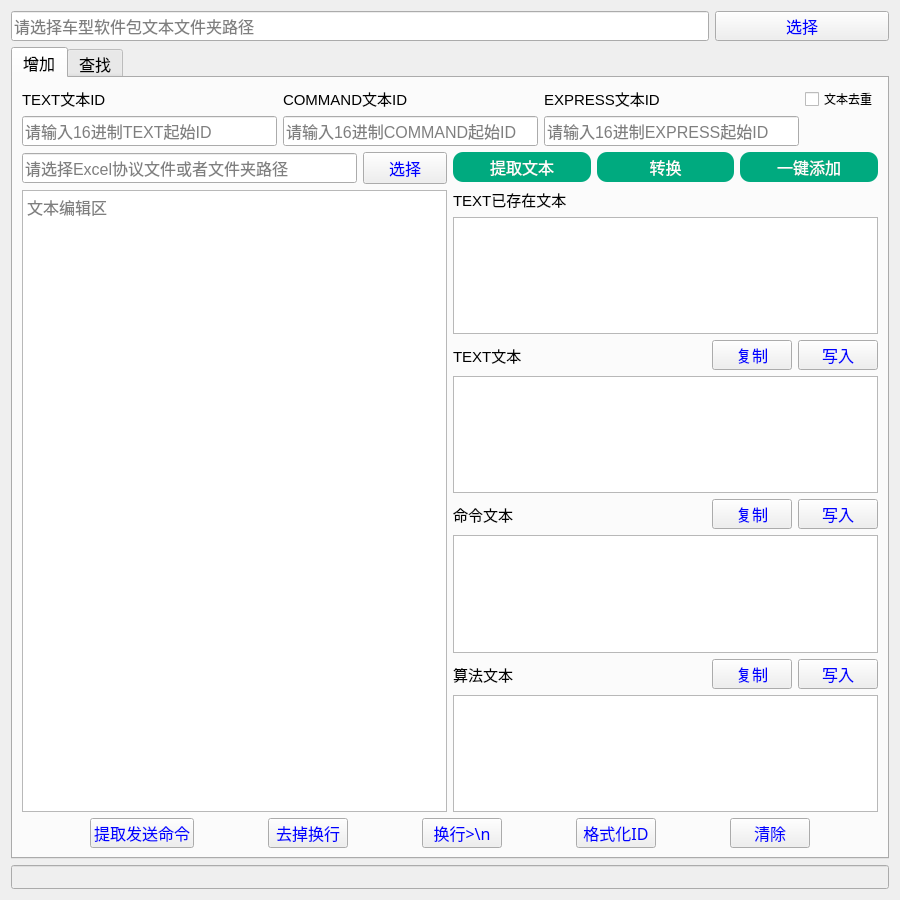
<?xml version="1.0" encoding="UTF-8"?>
<ui version="4.0">
 <class>Form</class>
 <widget class="QWidget" name="Form">
  <property name="geometry">
   <rect>
    <x>0</x>
    <y>0</y>
    <width>900</width>
    <height>900</height>
   </rect>
  </property>
  <property name="sizePolicy">
   <sizepolicy hsizetype="Minimum" vsizetype="Preferred">
    <horstretch>0</horstretch>
    <verstretch>0</verstretch>
   </sizepolicy>
  </property>
  <property name="font">
   <font>
    <family>宋体</family>
   </font>
  </property>
  <property name="windowTitle">
   <string>文本转换</string>
  </property>
  <property name="styleSheet">
   <string notr="true">QPushButton { 
    color: blue ;
    font-size:16px;
}
QPlainTextEdit{
	font-size:16px;	
}
#lineEdit{
	font-size:16px;	
}
QPushButton:hover{
	color: red;
}
QLabel{
	font-size:15px;	
}</string>
  </property>
  <layout class="QVBoxLayout" name="verticalLayout_4">
   <item>
    <layout class="QHBoxLayout" name="horizontalLayout_5">
     <item>
      <widget class="QLineEdit" name="lineEdit_2">
       <property name="enabled">
        <bool>true</bool>
       </property>
       <property name="sizePolicy">
        <sizepolicy hsizetype="Expanding" vsizetype="Fixed">
         <horstretch>8</horstretch>
         <verstretch>0</verstretch>
        </sizepolicy>
       </property>
       <property name="minimumSize">
        <size>
         <width>0</width>
         <height>30</height>
        </size>
       </property>
       <property name="font">
        <font>
         <pointsize>12</pointsize>
        </font>
       </property>
       <property name="mouseTracking">
        <bool>false</bool>
       </property>
       <property name="readOnly">
        <bool>false</bool>
       </property>
       <property name="placeholderText">
        <string>请选择车型软件包文本文件夹路径</string>
       </property>
      </widget>
     </item>
     <item>
      <widget class="QPushButton" name="pushButton_2">
       <property name="sizePolicy">
        <sizepolicy hsizetype="Minimum" vsizetype="Fixed">
         <horstretch>2</horstretch>
         <verstretch>0</verstretch>
        </sizepolicy>
       </property>
       <property name="minimumSize">
        <size>
         <width>0</width>
         <height>30</height>
        </size>
       </property>
       <property name="text">
        <string>选择</string>
       </property>
      </widget>
     </item>
    </layout>
   </item>
   <item>
    <widget class="QTabWidget" name="tabWidget">
     <property name="enabled">
      <bool>true</bool>
     </property>
     <property name="font">
      <font>
       <pointsize>12</pointsize>
      </font>
     </property>
     <property name="currentIndex">
      <number>0</number>
     </property>
     <property name="iconSize">
      <size>
       <width>16</width>
       <height>16</height>
      </size>
     </property>
     <widget class="QWidget" name="tab">
      <attribute name="title">
       <string>增加</string>
      </attribute>
      <layout class="QVBoxLayout" name="verticalLayout_3">
       <item>
        <layout class="QHBoxLayout" name="horizontalLayout">
         <item>
          <layout class="QVBoxLayout" name="verticalLayout_8">
           <item>
            <widget class="QLabel" name="label_4">
             <property name="text">
              <string>TEXT文本ID</string>
             </property>
            </widget>
           </item>
           <item>
            <widget class="QLineEdit" name="lineEdit">
             <property name="sizePolicy">
              <sizepolicy hsizetype="Expanding" vsizetype="Fixed">
               <horstretch>6</horstretch>
               <verstretch>0</verstretch>
              </sizepolicy>
             </property>
             <property name="minimumSize">
              <size>
               <width>0</width>
               <height>30</height>
              </size>
             </property>
             <property name="placeholderText">
              <string>请输入16进制TEXT起始ID</string>
             </property>
            </widget>
           </item>
          </layout>
         </item>
         <item>
          <layout class="QVBoxLayout" name="verticalLayout_9">
           <item>
            <widget class="QLabel" name="label_5">
             <property name="text">
              <string>COMMAND文本ID</string>
             </property>
            </widget>
           </item>
           <item>
            <widget class="QLineEdit" name="lineEdit_5">
             <property name="sizePolicy">
              <sizepolicy hsizetype="Expanding" vsizetype="Fixed">
               <horstretch>6</horstretch>
               <verstretch>0</verstretch>
              </sizepolicy>
             </property>
             <property name="minimumSize">
              <size>
               <width>0</width>
               <height>30</height>
              </size>
             </property>
             <property name="font">
              <font>
               <pointsize>12</pointsize>
              </font>
             </property>
             <property name="placeholderText">
              <string>请输入16进制COMMAND起始ID</string>
             </property>
            </widget>
           </item>
          </layout>
         </item>
         <item>
          <layout class="QVBoxLayout" name="verticalLayout_10">
           <item>
            <widget class="QLabel" name="label_11">
             <property name="text">
              <string>EXPRESS文本ID</string>
             </property>
            </widget>
           </item>
           <item>
            <widget class="QLineEdit" name="lineEdit_6">
             <property name="sizePolicy">
              <sizepolicy hsizetype="Expanding" vsizetype="Fixed">
               <horstretch>6</horstretch>
               <verstretch>0</verstretch>
              </sizepolicy>
             </property>
             <property name="minimumSize">
              <size>
               <width>0</width>
               <height>30</height>
              </size>
             </property>
             <property name="font">
              <font>
               <pointsize>12</pointsize>
              </font>
             </property>
             <property name="placeholderText">
              <string>请输入16进制EXPRESS起始ID</string>
             </property>
            </widget>
           </item>
          </layout>
         </item>
         <item>
          <layout class="QVBoxLayout" name="verticalLayout_11">
           <item>
            <widget class="QCheckBox" name="checkBox_11">
             <property name="text">
              <string>文本去重</string>
             </property>
            </widget>
           </item>
           <item>
            <spacer name="verticalSpacer">
             <property name="orientation">
              <enum>Qt::Vertical</enum>
             </property>
             <property name="sizeHint" stdset="0">
              <size>
               <width>20</width>
               <height>30</height>
              </size>
             </property>
            </spacer>
           </item>
          </layout>
         </item>
        </layout>
       </item>
       <item>
        <layout class="QHBoxLayout" name="horizontalLayout_6">
         <item>
          <layout class="QVBoxLayout" name="verticalLayout_2">
           <item>
            <layout class="QHBoxLayout" name="horizontalLayout_13">
             <item>
              <widget class="QLineEdit" name="lineEdit_11">
               <property name="enabled">
                <bool>true</bool>
               </property>
               <property name="sizePolicy">
                <sizepolicy hsizetype="Expanding" vsizetype="Fixed">
                 <horstretch>8</horstretch>
                 <verstretch>0</verstretch>
                </sizepolicy>
               </property>
               <property name="minimumSize">
                <size>
                 <width>0</width>
                 <height>30</height>
                </size>
               </property>
               <property name="font">
                <font>
                 <pointsize>12</pointsize>
                </font>
               </property>
               <property name="mouseTracking">
                <bool>false</bool>
               </property>
               <property name="text">
                <string/>
               </property>
               <property name="readOnly">
                <bool>false</bool>
               </property>
               <property name="placeholderText">
                <string>请选择Excel协议文件或者文件夹路径</string>
               </property>
              </widget>
             </item>
             <item>
              <widget class="QPushButton" name="pushButton_12">
               <property name="sizePolicy">
                <sizepolicy hsizetype="Minimum" vsizetype="Fixed">
                 <horstretch>2</horstretch>
                 <verstretch>0</verstretch>
                </sizepolicy>
               </property>
               <property name="minimumSize">
                <size>
                 <width>0</width>
                 <height>30</height>
                </size>
               </property>
               <property name="text">
                <string>选择</string>
               </property>
              </widget>
             </item>
            </layout>
           </item>
           <item>
            <widget class="QPlainTextEdit" name="plainTextEdit">
             <property name="font">
              <font>
               <family>宋体</family>
               <pointsize>-1</pointsize>
              </font>
             </property>
             <property name="tabChangesFocus">
              <bool>false</bool>
             </property>
             <property name="lineWrapMode">
              <enum>QPlainTextEdit::NoWrap</enum>
             </property>
             <property name="placeholderText">
              <string>文本编辑区</string>
             </property>
            </widget>
           </item>
          </layout>
         </item>
         <item>
          <layout class="QVBoxLayout" name="verticalLayout_13">
           <item>
            <layout class="QHBoxLayout" name="horizontalLayout_7">
             <item>
              <widget class="QPushButton" name="pushButton_13">
               <property name="sizePolicy">
                <sizepolicy hsizetype="Minimum" vsizetype="Fixed">
                 <horstretch>2</horstretch>
                 <verstretch>0</verstretch>
                </sizepolicy>
               </property>
               <property name="minimumSize">
                <size>
                 <width>0</width>
                 <height>30</height>
                </size>
               </property>
               <property name="font">
                <font>
                 <family>Agency FB</family>
                 <pointsize>-1</pointsize>
                </font>
               </property>
               <property name="styleSheet">
                <string notr="true">QPushButton{
	border-radius:10px;
	color: rgb(255, 255, 255);
	background-color: rgb(0, 170, 127);
}
QPushButton:hover{
	background-color: rgb(0, 198, 145);
}
QPushButton:pressed{
	background-color: rgb(0, 141, 103);
}</string>
               </property>
               <property name="text">
                <string>提取文本</string>
               </property>
              </widget>
             </item>
             <item>
              <widget class="QPushButton" name="pushButton">
               <property name="sizePolicy">
                <sizepolicy hsizetype="Minimum" vsizetype="Fixed">
                 <horstretch>2</horstretch>
                 <verstretch>0</verstretch>
                </sizepolicy>
               </property>
               <property name="minimumSize">
                <size>
                 <width>0</width>
                 <height>30</height>
                </size>
               </property>
               <property name="font">
                <font>
                 <family>Agency FB</family>
                 <pointsize>-1</pointsize>
                </font>
               </property>
               <property name="styleSheet">
                <string notr="true">QPushButton{
	border-radius:10px;
	color: rgb(255, 255, 255);
	background-color: rgb(0, 170, 127);
}
QPushButton:hover{
	background-color: rgb(0, 198, 145);
}
QPushButton:pressed{
	background-color: rgb(0, 141, 103);
}</string>
               </property>
               <property name="text">
                <string>转换</string>
               </property>
              </widget>
             </item>
             <item>
              <widget class="QPushButton" name="add_all">
               <property name="sizePolicy">
                <sizepolicy hsizetype="Minimum" vsizetype="Fixed">
                 <horstretch>2</horstretch>
                 <verstretch>0</verstretch>
                </sizepolicy>
               </property>
               <property name="minimumSize">
                <size>
                 <width>0</width>
                 <height>30</height>
                </size>
               </property>
               <property name="styleSheet">
                <string notr="true">QPushButton{
	border-radius:10px;
	color: rgb(255, 255, 255);
	background-color: rgb(0, 170, 127);
}
QPushButton:hover{
	background-color: rgb(0, 198, 145);
}
QPushButton:pressed{
	background-color: rgb(0, 141, 103);
}</string>
               </property>
               <property name="text">
                <string>一键添加</string>
               </property>
              </widget>
             </item>
            </layout>
           </item>
           <item>
            <layout class="QVBoxLayout" name="verticalLayout">
             <item>
              <widget class="QLabel" name="label_12">
               <property name="sizePolicy">
                <sizepolicy hsizetype="Preferred" vsizetype="Preferred">
                 <horstretch>3</horstretch>
                 <verstretch>0</verstretch>
                </sizepolicy>
               </property>
               <property name="text">
                <string>TEXT已存在文本</string>
               </property>
              </widget>
             </item>
             <item>
              <widget class="QTextEdit" name="textEdit_8">
               <property name="sizePolicy">
                <sizepolicy hsizetype="Expanding" vsizetype="Expanding">
                 <horstretch>0</horstretch>
                 <verstretch>0</verstretch>
                </sizepolicy>
               </property>
               <property name="font">
                <font>
                 <pointsize>12</pointsize>
                </font>
               </property>
               <property name="lineWrapMode">
                <enum>QTextEdit::NoWrap</enum>
               </property>
               <property name="placeholderText">
                <string/>
               </property>
              </widget>
             </item>
             <item>
              <layout class="QHBoxLayout" name="horizontalLayout_2">
               <item>
                <widget class="QLabel" name="label">
                 <property name="sizePolicy">
                  <sizepolicy hsizetype="Preferred" vsizetype="Preferred">
                   <horstretch>3</horstretch>
                   <verstretch>0</verstretch>
                  </sizepolicy>
                 </property>
                 <property name="text">
                  <string>TEXT文本</string>
                 </property>
                </widget>
               </item>
               <item>
                <widget class="QPushButton" name="copy_text">
                 <property name="sizePolicy">
                  <sizepolicy hsizetype="Fixed" vsizetype="Fixed">
                   <horstretch>1</horstretch>
                   <verstretch>0</verstretch>
                  </sizepolicy>
                 </property>
                 <property name="minimumSize">
                  <size>
                   <width>0</width>
                   <height>30</height>
                  </size>
                 </property>
                 <property name="text">
                  <string>复制</string>
                 </property>
                </widget>
               </item>
               <item>
                <widget class="QPushButton" name="add_text">
                 <property name="sizePolicy">
                  <sizepolicy hsizetype="Fixed" vsizetype="Fixed">
                   <horstretch>1</horstretch>
                   <verstretch>0</verstretch>
                  </sizepolicy>
                 </property>
                 <property name="minimumSize">
                  <size>
                   <width>0</width>
                   <height>30</height>
                  </size>
                 </property>
                 <property name="text">
                  <string>写入</string>
                 </property>
                </widget>
               </item>
              </layout>
             </item>
             <item>
              <widget class="QTextEdit" name="textEdit_2">
               <property name="sizePolicy">
                <sizepolicy hsizetype="Expanding" vsizetype="Expanding">
                 <horstretch>0</horstretch>
                 <verstretch>0</verstretch>
                </sizepolicy>
               </property>
               <property name="font">
                <font>
                 <pointsize>12</pointsize>
                </font>
               </property>
               <property name="lineWrapMode">
                <enum>QTextEdit::NoWrap</enum>
               </property>
               <property name="placeholderText">
                <string/>
               </property>
              </widget>
             </item>
             <item>
              <layout class="QHBoxLayout" name="horizontalLayout_3">
               <item>
                <widget class="QLabel" name="label_2">
                 <property name="sizePolicy">
                  <sizepolicy hsizetype="Preferred" vsizetype="Preferred">
                   <horstretch>3</horstretch>
                   <verstretch>0</verstretch>
                  </sizepolicy>
                 </property>
                 <property name="text">
                  <string>命令文本</string>
                 </property>
                </widget>
               </item>
               <item>
                <widget class="QPushButton" name="copy_cmd">
                 <property name="sizePolicy">
                  <sizepolicy hsizetype="Fixed" vsizetype="Fixed">
                   <horstretch>1</horstretch>
                   <verstretch>0</verstretch>
                  </sizepolicy>
                 </property>
                 <property name="minimumSize">
                  <size>
                   <width>0</width>
                   <height>30</height>
                  </size>
                 </property>
                 <property name="text">
                  <string>复制</string>
                 </property>
                </widget>
               </item>
               <item>
                <widget class="QPushButton" name="add_cmd">
                 <property name="sizePolicy">
                  <sizepolicy hsizetype="Fixed" vsizetype="Fixed">
                   <horstretch>1</horstretch>
                   <verstretch>0</verstretch>
                  </sizepolicy>
                 </property>
                 <property name="minimumSize">
                  <size>
                   <width>0</width>
                   <height>30</height>
                  </size>
                 </property>
                 <property name="text">
                  <string>写入</string>
                 </property>
                </widget>
               </item>
              </layout>
             </item>
             <item>
              <widget class="QTextEdit" name="textEdit_3">
               <property name="font">
                <font>
                 <pointsize>12</pointsize>
                </font>
               </property>
               <property name="lineWrapMode">
                <enum>QTextEdit::NoWrap</enum>
               </property>
               <property name="placeholderText">
                <string/>
               </property>
              </widget>
             </item>
             <item>
              <layout class="QHBoxLayout" name="horizontalLayout_4">
               <item>
                <widget class="QLabel" name="label_3">
                 <property name="sizePolicy">
                  <sizepolicy hsizetype="Preferred" vsizetype="Preferred">
                   <horstretch>3</horstretch>
                   <verstretch>0</verstretch>
                  </sizepolicy>
                 </property>
                 <property name="text">
                  <string>算法文本</string>
                 </property>
                </widget>
               </item>
               <item>
                <widget class="QPushButton" name="copy_exp">
                 <property name="sizePolicy">
                  <sizepolicy hsizetype="Fixed" vsizetype="Fixed">
                   <horstretch>1</horstretch>
                   <verstretch>0</verstretch>
                  </sizepolicy>
                 </property>
                 <property name="minimumSize">
                  <size>
                   <width>0</width>
                   <height>30</height>
                  </size>
                 </property>
                 <property name="text">
                  <string>复制</string>
                 </property>
                </widget>
               </item>
               <item>
                <widget class="QPushButton" name="add_exp">
                 <property name="sizePolicy">
                  <sizepolicy hsizetype="Fixed" vsizetype="Fixed">
                   <horstretch>1</horstretch>
                   <verstretch>0</verstretch>
                  </sizepolicy>
                 </property>
                 <property name="minimumSize">
                  <size>
                   <width>0</width>
                   <height>30</height>
                  </size>
                 </property>
                 <property name="text">
                  <string>写入</string>
                 </property>
                </widget>
               </item>
              </layout>
             </item>
             <item>
              <widget class="QTextEdit" name="textEdit_4">
               <property name="font">
                <font>
                 <pointsize>12</pointsize>
                </font>
               </property>
               <property name="lineWrapMode">
                <enum>QTextEdit::NoWrap</enum>
               </property>
               <property name="placeholderText">
                <string/>
               </property>
              </widget>
             </item>
            </layout>
           </item>
          </layout>
         </item>
        </layout>
       </item>
       <item>
        <layout class="QHBoxLayout" name="horizontalLayout_11">
         <item>
          <widget class="QPushButton" name="getCmmdButton">
           <property name="sizePolicy">
            <sizepolicy hsizetype="Fixed" vsizetype="Fixed">
             <horstretch>0</horstretch>
             <verstretch>0</verstretch>
            </sizepolicy>
           </property>
           <property name="minimumSize">
            <size>
             <width>0</width>
             <height>30</height>
            </size>
           </property>
           <property name="font">
            <font>
             <family>Agency FB</family>
             <pointsize>-1</pointsize>
            </font>
           </property>
           <property name="text">
            <string>提取发送命令</string>
           </property>
          </widget>
         </item>
         <item>
          <widget class="QPushButton" name="clearLineButton">
           <property name="sizePolicy">
            <sizepolicy hsizetype="Fixed" vsizetype="Fixed">
             <horstretch>0</horstretch>
             <verstretch>0</verstretch>
            </sizepolicy>
           </property>
           <property name="minimumSize">
            <size>
             <width>0</width>
             <height>30</height>
            </size>
           </property>
           <property name="font">
            <font>
             <family>Agency FB</family>
             <pointsize>-1</pointsize>
            </font>
           </property>
           <property name="text">
            <string>去掉换行</string>
           </property>
          </widget>
         </item>
         <item>
          <widget class="QPushButton" name="addLine">
           <property name="sizePolicy">
            <sizepolicy hsizetype="Fixed" vsizetype="Fixed">
             <horstretch>0</horstretch>
             <verstretch>0</verstretch>
            </sizepolicy>
           </property>
           <property name="minimumSize">
            <size>
             <width>0</width>
             <height>30</height>
            </size>
           </property>
           <property name="font">
            <font>
             <family>宋体</family>
             <pointsize>-1</pointsize>
            </font>
           </property>
           <property name="text">
            <string>换行&gt;\n</string>
           </property>
          </widget>
         </item>
         <item>
          <widget class="QPushButton" name="FormattingID">
           <property name="sizePolicy">
            <sizepolicy hsizetype="Fixed" vsizetype="Fixed">
             <horstretch>0</horstretch>
             <verstretch>0</verstretch>
            </sizepolicy>
           </property>
           <property name="minimumSize">
            <size>
             <width>0</width>
             <height>30</height>
            </size>
           </property>
           <property name="font">
            <font>
             <family>宋体</family>
             <pointsize>-1</pointsize>
            </font>
           </property>
           <property name="text">
            <string>格式化ID</string>
           </property>
          </widget>
         </item>
         <item>
          <widget class="QPushButton" name="clearButton">
           <property name="sizePolicy">
            <sizepolicy hsizetype="Fixed" vsizetype="Fixed">
             <horstretch>0</horstretch>
             <verstretch>0</verstretch>
            </sizepolicy>
           </property>
           <property name="minimumSize">
            <size>
             <width>0</width>
             <height>30</height>
            </size>
           </property>
           <property name="font">
            <font>
             <family>Agency FB</family>
             <pointsize>-1</pointsize>
            </font>
           </property>
           <property name="text">
            <string>清除</string>
           </property>
          </widget>
         </item>
        </layout>
       </item>
      </layout>
     </widget>
     <widget class="QWidget" name="tab_2">
      <attribute name="title">
       <string>查找</string>
      </attribute>
      <layout class="QVBoxLayout" name="verticalLayout_5">
       <item>
        <layout class="QHBoxLayout" name="horizontalLayout_8">
         <item>
          <widget class="QLineEdit" name="lineEdit_3">
           <property name="sizePolicy">
            <sizepolicy hsizetype="Expanding" vsizetype="Fixed">
             <horstretch>6</horstretch>
             <verstretch>0</verstretch>
            </sizepolicy>
           </property>
           <property name="minimumSize">
            <size>
             <width>0</width>
             <height>30</height>
            </size>
           </property>
           <property name="font">
            <font>
             <family>宋体</family>
             <pointsize>12</pointsize>
            </font>
           </property>
           <property name="placeholderText">
            <string>请输入查找内容</string>
           </property>
          </widget>
         </item>
         <item>
          <widget class="QPushButton" name="pushButton_3">
           <property name="sizePolicy">
            <sizepolicy hsizetype="Minimum" vsizetype="Fixed">
             <horstretch>2</horstretch>
             <verstretch>0</verstretch>
            </sizepolicy>
           </property>
           <property name="minimumSize">
            <size>
             <width>0</width>
             <height>30</height>
            </size>
           </property>
           <property name="font">
            <font>
             <family>宋体</family>
             <pointsize>-1</pointsize>
            </font>
           </property>
           <property name="text">
            <string>根据文本查找ID</string>
           </property>
          </widget>
         </item>
         <item>
          <widget class="QPushButton" name="pushButton_4">
           <property name="sizePolicy">
            <sizepolicy hsizetype="Minimum" vsizetype="Fixed">
             <horstretch>2</horstretch>
             <verstretch>0</verstretch>
            </sizepolicy>
           </property>
           <property name="minimumSize">
            <size>
             <width>0</width>
             <height>30</height>
            </size>
           </property>
           <property name="font">
            <font>
             <family>宋体</family>
             <pointsize>-1</pointsize>
            </font>
           </property>
           <property name="text">
            <string>根据ID查找文本</string>
           </property>
          </widget>
         </item>
        </layout>
       </item>
       <item>
        <widget class="QGroupBox" name="groupBox">
         <property name="sizePolicy">
          <sizepolicy hsizetype="Minimum" vsizetype="Preferred">
           <horstretch>0</horstretch>
           <verstretch>0</verstretch>
          </sizepolicy>
         </property>
         <property name="font">
          <font>
           <pointsize>12</pointsize>
          </font>
         </property>
         <property name="title">
          <string>设置</string>
         </property>
         <layout class="QHBoxLayout" name="horizontalLayout_9">
          <item>
           <widget class="QCheckBox" name="checkBox">
            <property name="font">
             <font>
              <pointsize>12</pointsize>
             </font>
            </property>
            <property name="text">
             <string>中文CN</string>
            </property>
            <property name="checked">
             <bool>true</bool>
            </property>
           </widget>
          </item>
          <item>
           <widget class="QCheckBox" name="checkBox_2">
            <property name="font">
             <font>
              <pointsize>12</pointsize>
             </font>
            </property>
            <property name="text">
             <string>英文EN</string>
            </property>
           </widget>
          </item>
          <item>
           <widget class="QComboBox" name="comboBox">
            <property name="sizePolicy">
             <sizepolicy hsizetype="MinimumExpanding" vsizetype="Fixed">
              <horstretch>0</horstretch>
              <verstretch>0</verstretch>
             </sizepolicy>
            </property>
            <property name="font">
             <font>
              <pointsize>12</pointsize>
             </font>
            </property>
           </widget>
          </item>
          <item>
           <spacer name="horizontalSpacer_2">
            <property name="orientation">
             <enum>Qt::Horizontal</enum>
            </property>
            <property name="sizeHint" stdset="0">
             <size>
              <width>93</width>
              <height>17</height>
             </size>
            </property>
           </spacer>
          </item>
          <item>
           <widget class="QCheckBox" name="checkBox_5">
            <property name="font">
             <font>
              <pointsize>12</pointsize>
             </font>
            </property>
            <property name="text">
             <string>全文搜索故障码</string>
            </property>
           </widget>
          </item>
          <item>
           <spacer name="horizontalSpacer_3">
            <property name="orientation">
             <enum>Qt::Horizontal</enum>
            </property>
            <property name="sizeHint" stdset="0">
             <size>
              <width>24</width>
              <height>17</height>
             </size>
            </property>
           </spacer>
          </item>
          <item>
           <layout class="QHBoxLayout" name="horizontalLayout_10">
            <item>
             <widget class="QCheckBox" name="checkBox_3">
              <property name="font">
               <font>
                <pointsize>12</pointsize>
               </font>
              </property>
              <property name="text">
               <string>全字匹配</string>
              </property>
             </widget>
            </item>
            <item>
             <widget class="QCheckBox" name="checkBox_4">
              <property name="font">
               <font>
                <pointsize>12</pointsize>
               </font>
              </property>
              <property name="text">
               <string>匹配大小写</string>
              </property>
             </widget>
            </item>
           </layout>
          </item>
         </layout>
        </widget>
       </item>
       <item>
        <widget class="QTableView" name="tableView">
         <property name="font">
          <font>
           <family>宋体</family>
           <pointsize>12</pointsize>
          </font>
         </property>
         <attribute name="horizontalHeaderMinimumSectionSize">
          <number>200</number>
         </attribute>
         <attribute name="horizontalHeaderStretchLastSection">
          <bool>true</bool>
         </attribute>
        </widget>
       </item>
       <item>
        <layout class="QHBoxLayout" name="horizontalLayout_12">
         <item>
          <widget class="QPushButton" name="pushButton_6">
           <property name="sizePolicy">
            <sizepolicy hsizetype="Minimum" vsizetype="Fixed">
             <horstretch>0</horstretch>
             <verstretch>0</verstretch>
            </sizepolicy>
           </property>
           <property name="minimumSize">
            <size>
             <width>0</width>
             <height>30</height>
            </size>
           </property>
           <property name="text">
            <string>复制单个ID并转换成0xXXXXXXXX格式</string>
           </property>
          </widget>
         </item>
         <item>
          <widget class="QPushButton" name="pushButton_5">
           <property name="sizePolicy">
            <sizepolicy hsizetype="Minimum" vsizetype="Fixed">
             <horstretch>0</horstretch>
             <verstretch>0</verstretch>
            </sizepolicy>
           </property>
           <property name="minimumSize">
            <size>
             <width>0</width>
             <height>30</height>
            </size>
           </property>
           <property name="text">
            <string>复制任意多个数据(换行分隔)</string>
           </property>
          </widget>
         </item>
        </layout>
       </item>
      </layout>
     </widget>
    </widget>
   </item>
   <item>
    <widget class="QLineEdit" name="lineEdit_4">
     <property name="enabled">
      <bool>false</bool>
     </property>
     <property name="minimumSize">
      <size>
       <width>0</width>
       <height>24</height>
      </size>
     </property>
     <property name="font">
      <font>
       <family>宋体</family>
       <pointsize>11</pointsize>
       <weight>75</weight>
       <bold>true</bold>
      </font>
     </property>
     <property name="styleSheet">
      <string notr="true">color: rgb(255, 0, 0);</string>
     </property>
     <property name="readOnly">
      <bool>true</bool>
     </property>
    </widget>
   </item>
  </layout>
 </widget>
 <tabstops>
  <tabstop>tabWidget</tabstop>
  <tabstop>lineEdit</tabstop>
  <tabstop>lineEdit_3</tabstop>
  <tabstop>pushButton_2</tabstop>
  <tabstop>lineEdit_4</tabstop>
  <tabstop>pushButton</tabstop>
  <tabstop>add_all</tabstop>
  <tabstop>plainTextEdit</tabstop>
  <tabstop>clearButton</tabstop>
  <tabstop>copy_text</tabstop>
  <tabstop>add_text</tabstop>
  <tabstop>textEdit_2</tabstop>
  <tabstop>copy_cmd</tabstop>
  <tabstop>add_cmd</tabstop>
  <tabstop>textEdit_3</tabstop>
  <tabstop>copy_exp</tabstop>
  <tabstop>add_exp</tabstop>
  <tabstop>textEdit_4</tabstop>
  <tabstop>lineEdit_2</tabstop>
  <tabstop>pushButton_3</tabstop>
  <tabstop>pushButton_4</tabstop>
  <tabstop>checkBox</tabstop>
  <tabstop>checkBox_2</tabstop>
  <tabstop>comboBox</tabstop>
  <tabstop>checkBox_5</tabstop>
  <tabstop>checkBox_3</tabstop>
  <tabstop>checkBox_4</tabstop>
  <tabstop>tableView</tabstop>
  <tabstop>pushButton_6</tabstop>
  <tabstop>pushButton_5</tabstop>
  <tabstop>getCmmdButton</tabstop>
  <tabstop>clearLineButton</tabstop>
 </tabstops>
 <resources/>
 <connections/>
</ui>
